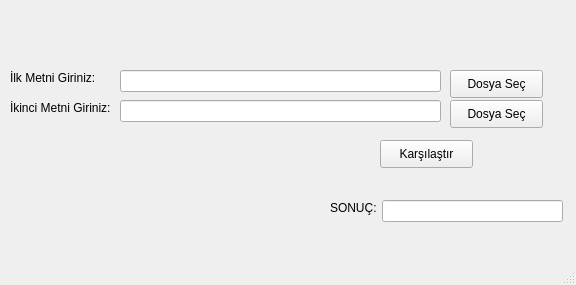
<?xml version="1.0" encoding="UTF-8"?>
<ui version="4.0">
 <class>MainWindow</class>
 <widget class="QMainWindow" name="MainWindow">
  <property name="geometry">
   <rect>
    <x>0</x>
    <y>0</y>
    <width>576</width>
    <height>285</height>
   </rect>
  </property>
  <property name="windowTitle">
   <string>MainWindow</string>
  </property>
  <widget class="QWidget" name="centralwidget">
   <widget class="QLineEdit" name="lineEdit">
    <property name="geometry">
     <rect>
      <x>120</x>
      <y>70</y>
      <width>321</width>
      <height>22</height>
     </rect>
    </property>
   </widget>
   <widget class="QLineEdit" name="lineEdit_2">
    <property name="geometry">
     <rect>
      <x>120</x>
      <y>100</y>
      <width>321</width>
      <height>22</height>
     </rect>
    </property>
   </widget>
   <widget class="QLabel" name="label">
    <property name="geometry">
     <rect>
      <x>10</x>
      <y>70</y>
      <width>91</width>
      <height>16</height>
     </rect>
    </property>
    <property name="text">
     <string>İlk Metni Giriniz:</string>
    </property>
   </widget>
   <widget class="QLabel" name="label_2">
    <property name="geometry">
     <rect>
      <x>10</x>
      <y>100</y>
      <width>111</width>
      <height>16</height>
     </rect>
    </property>
    <property name="text">
     <string>İkinci Metni Giriniz:</string>
    </property>
   </widget>
   <widget class="QPushButton" name="pushButton">
    <property name="geometry">
     <rect>
      <x>380</x>
      <y>140</y>
      <width>93</width>
      <height>28</height>
     </rect>
    </property>
    <property name="text">
     <string>Karşılaştır</string>
    </property>
   </widget>
   <widget class="QPushButton" name="pushButton_2">
    <property name="geometry">
     <rect>
      <x>450</x>
      <y>70</y>
      <width>93</width>
      <height>28</height>
     </rect>
    </property>
    <property name="text">
     <string>Dosya Seç</string>
    </property>
   </widget>
   <widget class="QPushButton" name="pushButton_3">
    <property name="geometry">
     <rect>
      <x>450</x>
      <y>100</y>
      <width>93</width>
      <height>28</height>
     </rect>
    </property>
    <property name="text">
     <string>Dosya Seç</string>
    </property>
   </widget>
   <widget class="QLabel" name="label_3">
    <property name="geometry">
     <rect>
      <x>330</x>
      <y>200</y>
      <width>51</width>
      <height>16</height>
     </rect>
    </property>
    <property name="text">
     <string>SONUÇ:</string>
    </property>
   </widget>
   <widget class="QLineEdit" name="lineEdit_3">
    <property name="geometry">
     <rect>
      <x>382</x>
      <y>200</y>
      <width>181</width>
      <height>22</height>
     </rect>
    </property>
   </widget>
  </widget>
  <widget class="QMenuBar" name="menubar">
   <property name="geometry">
    <rect>
     <x>0</x>
     <y>0</y>
     <width>576</width>
     <height>26</height>
    </rect>
   </property>
  </widget>
  <widget class="QStatusBar" name="statusbar"/>
 </widget>
 <resources/>
 <connections/>
</ui>
